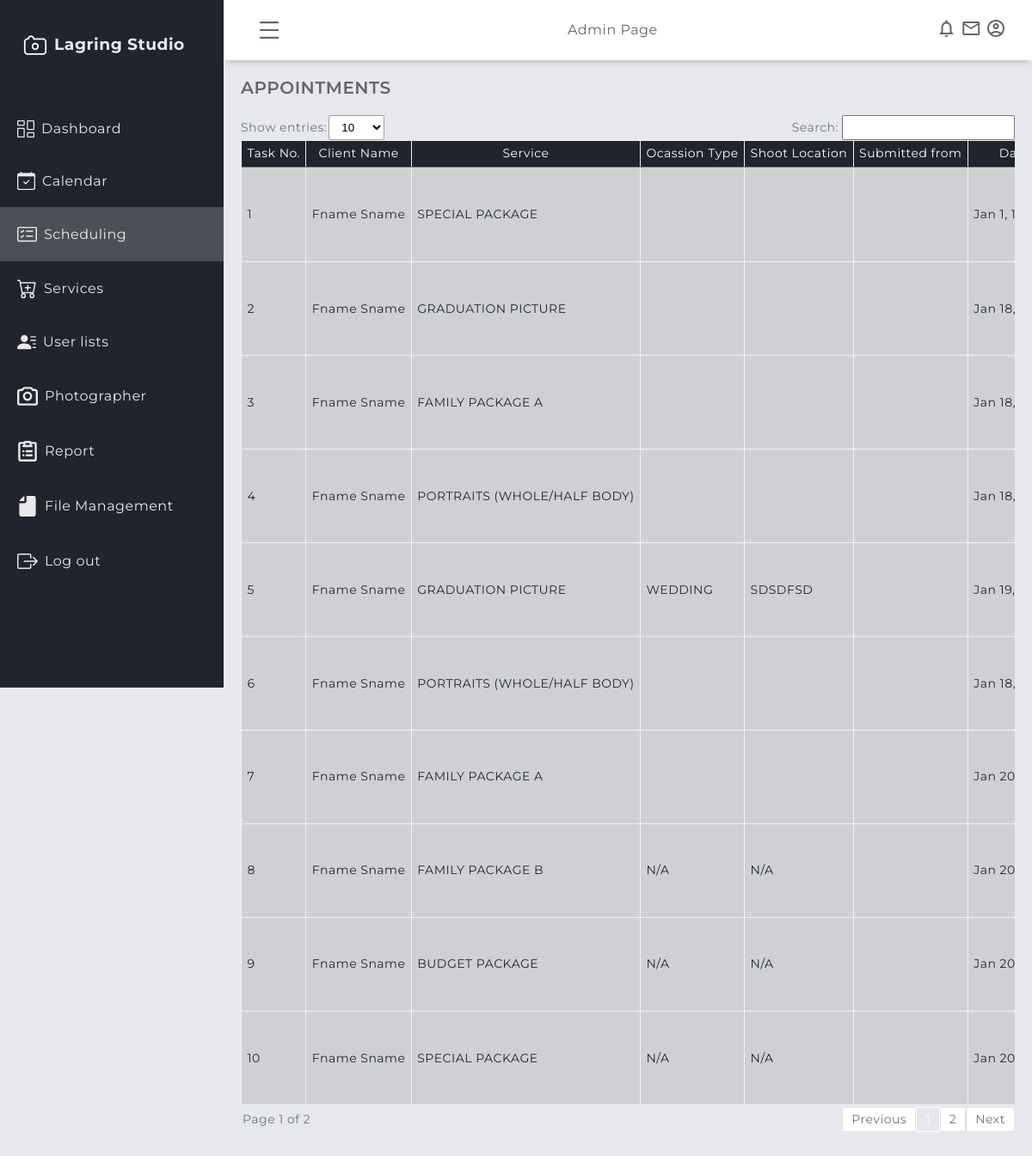
Page /admin/scheduled_task.php (signed in) on the committed database.
### tables this page shows
CREATE TABLE IF NOT EXISTS `appointment` (
  `apt_id` int NOT NULL AUTO_INCREMENT,
  `schedule_id` varchar(255) DEFAULT NULL,
  `user_id` int NOT NULL,
  `service_id` int NOT NULL,
  `apt_occasion_type` varchar(200) DEFAULT NULL,
  `apt_datetime` datetime NOT NULL,
  `apt_location` varchar(255) DEFAULT NULL,
  `apt_status` varchar(200) NOT NULL DEFAULT 'PENDING',
  `apt_remark` varchar(500) NOT NULL DEFAULT 'Please wait for approval.',
  `apt_status_date` datetime DEFAULT NULL,
  `apt_date_added` datetime NOT NULL DEFAULT CURRENT_TIMESTAMP,
  `apt_photographer` varchar(255) DEFAULT NULL,
  `apt_submit_type` varchar(255) DEFAULT NULL,
  `walkin_fullname` varchar(255) DEFAULT NULL,
  `walkin_contact` varchar(255) DEFAULT NULL,
  PRIMARY KEY (`apt_id`),
  KEY `service_id` (`service_id`),
  KEY `user_id` (`user_id`)
);

CREATE TABLE IF NOT EXISTS users (
  user_id int NOT NULL AUTO_INCREMENT,
  firstname varchar(200) NOT NULL,
  middlename varchar(200) NOT NULL,
  surname varchar(200) NOT NULL,
  registration_date datetime NOT NULL DEFAULT CURRENT_TIMESTAMP,
  contact bigint NOT NULL,
  email varchar(200) NOT NULL,
  password varchar(200) NOT NULL,
  role varchar(200) NOT NULL,
  PRIMARY KEY (user_id)
);

CREATE TABLE IF NOT EXISTS `services` (
  `service_id` int NOT NULL AUTO_INCREMENT,
  `service_name` varchar(250) NOT NULL,
  `service_image` varchar(255) NOT NULL,
  `service_description` varchar(500) NOT NULL,
  `service_type` varchar(200) NOT NULL,
  `service_price` int DEFAULT NULL,
  `service_date_added` datetime NOT NULL DEFAULT CURRENT_TIMESTAMP,
  `archived_flag` int NOT NULL DEFAULT '1',
  PRIMARY KEY (`service_id`)
);

### admin/scheduled_task.php (the view, shortened to what this page needs)
<?php
    include('session.php');
?>
<!DOCTYPE html>
<html lang="en">
    <head>
        <link rel="stylesheet" href="../assets/global/css/design.css" />
        <link rel="stylesheet" href="../assets/global/css/global.css" />
        <link rel="stylesheet" href="../assets/admin/css/dashboardcontainer.css" />
        <link rel="stylesheet" href="../assets/global/css/table.css" />
        </head>
    <body>
        <?php require "header/header.php"?>
        <?php require "navigation/sidebar.php"?>
        <main class="main-container">
            <div class="main-title">
                <p class="font-weight-bold">APPOINTMENTS</p>
            </div>
        <div class= "showAndSearch  text-secondary align-items-center mb-1">
            <div class= "align-items-center">
                <label >Show entries:</label>
                    <select id="entriesPerPage">
                        <option value="10">10</option>
                    </select>
            </div>
            <div class= "align-items-center">
                <label for="searchInput" class="pr-1" >Search:</label>
                <div style="position: relative;">
                        <input type="text" id="searchInput" >
                </div>
            </div>
            <div id="table1" class="table-group-container active">
                <table id="table1" class="table table-striped table-bordered w-100">
                    <thead>
                        <tr>
                            <th>Task No.</th>
                            <th>Client Name</th>
                            <th>Service</th>
                            <th>Ocassion Type</th>
                            <th>Shoot Location</th>
                            <th>Submitted from</th>
                            <th>Date and Time</th>
                        </tr>
                    </thead>
                <tbody>
                <?php
                $i = 1;
                $sql = mysqli_query($connection, "SELECT * FROM appointment, services, users WHERE appointment.apt_status != 'ARCHIVED' AND appointment.service_id = services.service_id AND appointment.user_id = users.user_id") or die(mysqli_error($connection));
                if (mysqli_num_rows($sql) > 0) {
                    while ($row = mysqli_fetch_array($sql)) {
                        $apt_submit_type = $row ['apt_submit_type'];
                        if($apt_submit_type == 'WALK-IN'){
                            $clientFullname =  ucwords(strtolower($row['walkin_fullname']));
                        }
                        else{
                            $clientFullname =  ucwords(strtolower($row['firstname'].' '. $row['surname']));
                        }
                        $sername = $row['service_name'];
                        $apt_occ = $row['apt_occasion_type'];
                        $apt_loc = $row['apt_location'];
                        $apt_submit_type = $row['apt_submit_type'];
                        $apt_date = $row['apt_datetime'];
                        if ($row['service_type'] === 'BIG') {
                            $formatted_date = date("M j, Y", strtotime($apt_date));
                        } else {
                            $formatted_date = date("M j, Y - g:i A", strtotime($apt_date));
                        }
                ?>
                        <tr>
                            <td><?php echo $i++ ?></td>
                            <td><?php echo ($clientFullname); ?></td>
                            <td><?php echo strtoupper($sername); ?></td>
                            <td><?php echo strtoupper($apt_occ); ?></td>
                            <td><?php echo strtoupper($apt_loc); ?></td>
                            <td><?php echo strtoupper($apt_submit_type); ?></td>
                            <td><?php echo $formatted_date; ?></td>
                        </tr>
        <?php
        }}
            else {echo '<tr><td colspan="7" style="text-align: center;">No records found.</td></tr>';}
        ?>
                </tbody>
                </table>
        </div>
        <div class="pagination-container">
            <div id="pagination-label"></div>
                <div id="pagination" class="pagination">
                </div>
            </div>
        </div>
    </body>
</html>

### assets/global/css/design.css (style rules this page uses)
:root { --blue1: rgba(36, 175, 242); --blue2: rgba(7, 164, 241); --blue3: rgba(23, 147, 217); --blue4: rgba(4, 127, 204); --blue5: rgba(30,144,255); --light_blue: rgba(63, 194, 250); --dim_blue: rgba(137, 192, 223); --dark_blue: rgba(30, 70, 139); --gray: rgba(208, 216, 227); --dark_gray: rgba(141, 164, 196); --dirty_white: rgba(244, 244, 244); --red: rgba(254, 0, 0); --maroon: rgba(154, 0, 0); }
* { margin: 0; padding: 0; box-sizing: border-box; }
body { font-family: "Montserrat", sans-serif; letter-spacing: 0.5px; line-height: 1.2; scrollbar-color: smooth; background-color: #e6e8ed; color: #666666; }
.font-weight-bold { font-weight: 600; }

### assets/global/css/global.css (style rules this page uses)
.mb-1 { margin-bottom: 0.25rem; }
.pr-1 { padding-right: 0.25rem; }
.text-secondary { color: #6c757d !important; }
* { margin: 0; padding: 0; box-sizing: border-box; }
.w-100 { width: 100% !important; }
.align-items-center { display: flex; align-items: center; }

### assets/admin/css/dashboardcontainer.css (style rules this page uses)
.main-container { margin-top: 70px; margin-left: 260px; padding: 1.25rem; min-height: calc(100vh - 70px); transition: all 0.5s; -webkit-transition: all 0.5s; z-index: 8; }
.main-title { margin: 0 0 1.25rem 0; }
.main-title p { font-size: 1.25rem; }

### assets/global/css/table.css (style rules this page uses)
.table { width: 100%; margin-bottom: 2px; color: #212529; border-collapse: collapse; white-space: nowrap; }
.table th, .table td { padding: 0.4rem; align-items: center; border-top: 1px solid #cafaca77; }
.table thead th { vertical-align: bottom; border-bottom: 2px solid #cafaca77; background-color: #21232d; color: white; font-weight: normal; text-align: center; }
.table-bordered { border: 1px solid #cafaca77; }
.table-bordered th, .table-bordered td { border: 1px solid hsl(0, 0%, 95%); }
.table-bordered thead th, .table-bordered thead td { border-bottom-width: 2px; }
.table-striped tbody tr { background-color: rgba(0, 0, 0, 0.1); }
#entriesPerPage { background-color: white; border: 1px solid rgb(158, 158, 158); border-radius: 2px; padding: 5px 10px; align-items: center; margin-left: 2px; outline: none; }
#searchInput { padding: 5px 10px; outline: none; }
.showAndSearch { display: flex; justify-content: space-between; flex-wrap: wrap; font-size: 14px; margin-bottom: 10px; }
.pagination-container { display: flex; justify-content: space-between; align-items: center; font-size: 14px; width: 100%; }
#pagination-label { color: #6c757d; padding-left: 2px; }
.pagination { display: flex; align-items: center; }
.table-group-container { display: none; overflow-x: auto; }
.table-group-container.active { display: block; width: 100%; }

### rows in the picture
appointment: user.surname "Fname Sname", service.service_name "SPECIAL PACKAGE", apt_datetime "Jan 1,…"
appointment: user.surname "Fname Sname", service.service_name "GRADUATION PICTURE", apt_datetime "Jan 18,…"
appointment: user.surname "Fname Sname", service.service_name "FAMILY PACKAGE A", apt_datetime "Jan 18,…"
appointment: user.surname "Fname Sname", service.service_name "PORTRAITS (WHOLE/HALF BODY)", apt_datetime "Jan 18,…"
appointment: user.surname "Fname Sname", service.service_name "GRADUATION PICTURE", apt_occasion_type "WEDDING", apt_location "SDSDFSD", apt_datetime "Jan 19,…"
appointment: user.surname "Fname Sname", service.service_name "PORTRAITS (WHOLE/HALF BODY)", apt_datetime "Jan 18,…"
appointment: user.surname "Fname Sname", service.service_name "FAMILY PACKAGE A", apt_datetime "Jan…"
appointment: user.surname "Fname Sname", service.service_name "FAMILY PACKAGE B", apt_occasion_type "N/A", apt_location "N/A", apt_datetime "Jan…"
appointment: user.surname "Fname Sname", service.service_name "BUDGET PACKAGE", apt_occasion_type "N/A", apt_location "N/A", apt_datetime "Jan…"
appointment: user.surname "Fname Sname", service.service_name "SPECIAL PACKAGE", apt_occasion_type "N/A", apt_location "N/A", apt_datetime "Jan…"
